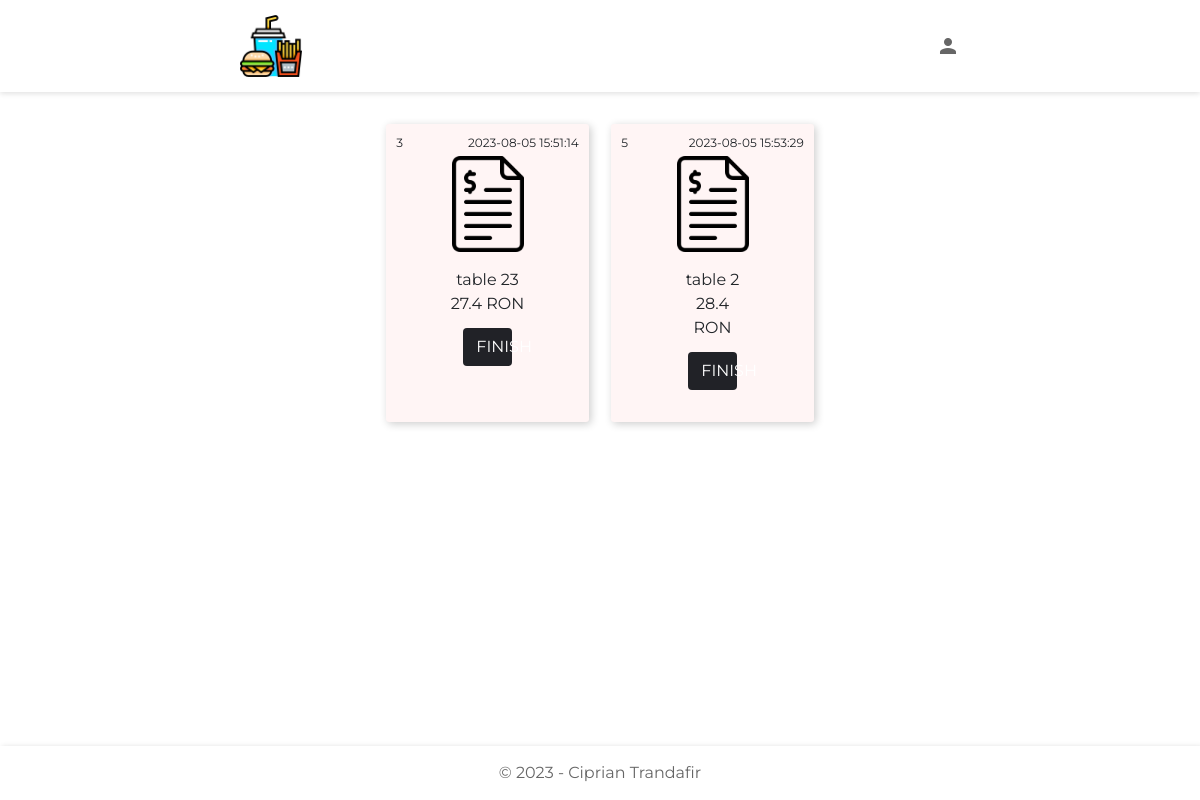
The app's page /pending_invoices.php (signed in) with its own data.
### tables this page shows
CREATE TABLE `invoices` (
  `ID` int(11) NOT NULL,
  `ID_user` int(11) NOT NULL,
  `total` float NOT NULL DEFAULT '0',
  `paid` tinyint(1) NOT NULL DEFAULT '0',
  `mentions` varchar(250) NOT NULL,
  `date_add` datetime NOT NULL,
  `date_paid` datetime DEFAULT NULL
);

### classes/Link.php (called while the page is built, shortened)
<?php
class Link
{
    public static function getLink($page, $specified = false, $params = [])
    {
        $link = Link::get_base_url().($specified ? $specified.'/' : '').$page.'.php';
        $first = true;
        if (is_array($params) && count($params)) {
            end($params);
            $last = key($params);
            reset($params);
            foreach ($params as $key => $param) {
                if ($first) {
                    $first = false;
                    $link .= '?';
                }
                $link .= $key.'='.$param.($key == $last ? '' : '&');
            }
        }
        return $link;
    }
    public static function get_base_url() {
        return sprintf(
            "%s://%s/",
            isset($_SERVER['HTTPS']) && $_SERVER['HTTPS'] != 'off' ? 'https' : 'http', $_SERVER['HTTP_HOST']
        );
    }
}

### classes/DbUtils.php (called while the page is built, shortened)
<?php
class DbUtils
{
    private static $conn;
    protected static $server = "localhost";
    protected static $user_name = "root";
    protected static $password = "";
    protected static $database = "restaurant";
    public static function getInstance($return = false)
    {
        if (self::$conn != null) {
            return self::$conn;
        }
        try {
            self::$conn = new PDO("mysql:dbname=".self::$database."; host=".self::$server, self::$user_name, self::$password);
            self::$conn->setAttribute(PDO::ATTR_ERRMODE, PDO::ERRMODE_EXCEPTION);
            self::$conn->setAttribute(PDO::ATTR_EMULATE_PREPARES, false);
            if ($return) {
                return self::$conn;
            }
        } catch (PDOException $e) {
            @file_put_contents('error_log', @file_get_contents('error_log') .date('Y-m-d H:i:s').' '. $e->getMessage() . "\n");
            die('Eroare DB.');
        }
    }
}

### classes/Invoice.php (called while the page is built, shortened)
<?php
class Invoice
{
    public static function getPendingInvoices()
    {
        $sql = 'SELECT * FROM `invoices` WHERE `paid` = 0 AND `ID_user` = ?';
        $stmt = DbUtils::getInstance(true)->prepare($sql);
        $stmt->execute(array($_SESSION['id_user']));
        return $stmt->fetchAll();
    }
}

### pending_invoices.php (the view, shortened to what this page needs)
<!DOCTYPE html>
<html>
<head>
    <link rel="stylesheet" type="text/css" href="css/pending_invoices.css">
    <?php include './head.php'; ?>
</head>
<body>
<?php include './header.php'; ?>
<div class="page">
    <div class="pending_invoices_wrapper">
        <div class="pending_invoices">
            <div class="row">
                <?php
                $invoices = Invoice::getPendingInvoices();
                foreach ($invoices as $invoice) {
                    $href = Link::getLink('exportPDF', 'events', ['id_invoice' => $invoice['ID']]);
                    echo '<div class="invoice">
                        <div class="invoice_inner">
                            <div class="invoice_header">
                                <div class="invoice_image">
                                    <img src="./assets/invoice.png" alt="" class="invoice_img">
                                </div>
                                <span class="invoice_placed">'.$invoice['date_add'].'</span>
                                <span class="invoice_id">'.$invoice['ID'].'</span>
                            </div>
                            <div class="invoice_body">
                                <div class="invoice_name">
                                    <span>'.$invoice['mentions'].'</span>
                                </div>
                                <div class="invoice_price">
                                    <span>'.$invoice['total'].' RON</span>
                                </div>
                            </div>
                            <div class="invoice_footer">
                                <a href="'.$href.'" target="_blank" rel="noreferrer noopener nofollow" class="btn buttonPayInvoice">Finish</a>
                            </div>
                        </div>
                    </div>';
                }
                ?>
            </div>
        </div>
    </div>
</div>
</body>
<?php include './footer.php'; ?>
</html>

### head.php (shortened to what this page needs)
<link rel="stylesheet" type="text/css" href="css/theme.css">
<link rel="stylesheet" type="text/css" href="css/bootstrap.min.css">
<link rel="stylesheet" type="text/css" href="css/loading.css">

### header.php (shortened to what this page needs)
<div class="header">
    <div class="container">
        <div class="image-logo">
            <a href="<?php echo Link::getLink('index')?>">
                <img src="assets/logo.png" alt="" class="img-logo">
            </a>
        </div>
        <div class="my-account">
            <div class="my-account-inner">
                <span class="material-icons">
                </span>
            </div>
        </div>
    </div>
</div>

### footer.php (shortened to what this page needs)
<div class="footer">
    <div class="container">
       <div class="copyright">
           © <?php echo date('Y'); ?> - Ciprian Trandafir
       </div>
    </div>
</div>

### css/pending_invoices.css (style rules this page uses)
.page { display: flex; flex-direction: column; align-items: center; margin: 0 auto; height: 100vh; width: 100%; overflow: auto; }
.header a { color: rgba(0, 0, 0, 0.6) !important; }
.invoice_footer a { color: #FFF !important; }
.invoice_image { overflow: hidden; width: 6em; height: 6em; border-radius: 3px; }
.invoice_img { object-fit: cover; width: 100%; height: 100%; }
.pending_invoices_wrapper { padding: 1em 0 4.5em; width: 60%; }
.pending_invoices .row { justify-content: center; }
.invoice { width: 30%; display: flex; justify-content: center; margin: 1em 0; text-align: center; }
.invoice_inner { padding: 2em 4em; box-shadow: 2px 2px 8px 0 rgba(0, 0, 0, .2); border-radius: 3px; width: 90%; background: #fff5f5; position: relative; }
.invoice_header { display: flex; justify-content: center; }
.invoice_body { padding-top: 1em; }
.invoice_footer { display: flex; justify-content: center; font-size: 12px; padding-top: 1em; }
.buttonPayInvoice { width: 65%; background: #212227; color: #FFF; text-transform: uppercase; }
.invoice_name { max-width: 12em; }
.invoice_placed { position: absolute; top: 10px; right: 10px; font-size: 12px; }
.invoice_id { position: absolute; top: 10px; left: 10px; font-size: 12px; }

### css/theme.css (style rules this page uses)
html, body, div, span, applet, object, iframe, h1, h2, h3, h4, h5, h6, p, blockquote, pre, a, abbr, acronym, address, big, cite, code, del, dfn, em, img, ins, kbd, q, s, samp, small, strike, strong, sub, sup, tt, var, b, u, i, center, dl, dt, dd, ol, ul, li, fieldset, form, label, legend, table, caption, tbody, tfoot, thead, tr, th, td, article, aside, canvas, details, embed, figure, figcaption, footer, header, hgroup, menu, nav, output, ruby, section, summary, time, mark, audio, video { margin: 0; padding: 0; border: 0; font-size: 100%; font: inherit; vertical-align: baseline; font-family: 'Montserrat', sans-serif; }
body { line-height: 1; position: relative; height: 100vh; }
a { text-decoration: none !important; cursor: pointer; }
.page { padding-top: 92px; }
.header { z-index: 999; color: rgba(0, 0, 0, 0.6); background: #fff; box-shadow: 0 2px 5px 0 rgba(0, 0, 0, 0.11); position: fixed; left: 50%; transform: translateX(-50%); width: 100%; }
.footer { z-index: 999; color: rgba(0, 0, 0, 0.6); background: #fff; box-shadow: 2px 0 5px 0 rgba(0, 0, 0, 0.11); position: fixed; width: 100%; bottom: 0; }
.container { width: 750px !important; margin: 0 auto; padding: 15px; display: flex; justify-content: space-between; align-items: center; }
.img-logo { width: 62px; }
.my-account-inner, .management_main { display: flex; justify-content: space-between; align-items: center; position: relative; font-size: 15px; cursor: default; }
.copyright { text-align: center; width: 100%; }

### records on screen
invoices: date_add "2023-08-05 15:51:14", ID "3", mentions "table 23", total "27.4"
invoices: date_add "2023-08-05 15:53:29", ID "5", mentions "table 2", total "28.4"
